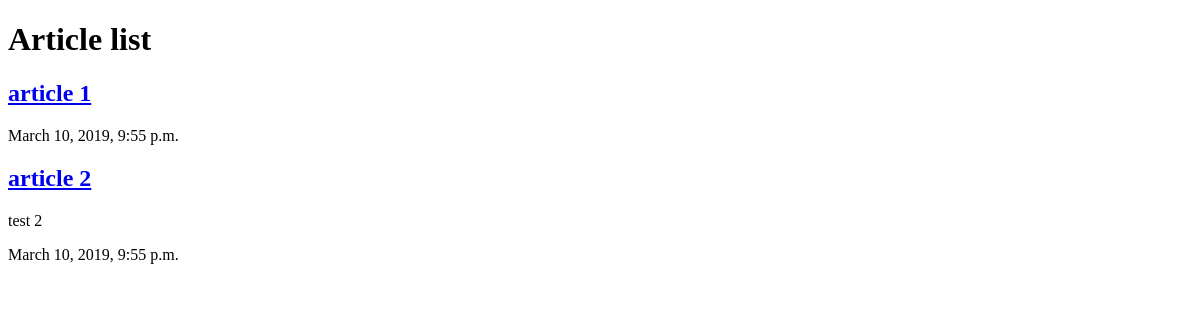
The page /articles/ on the database as committed earlier.
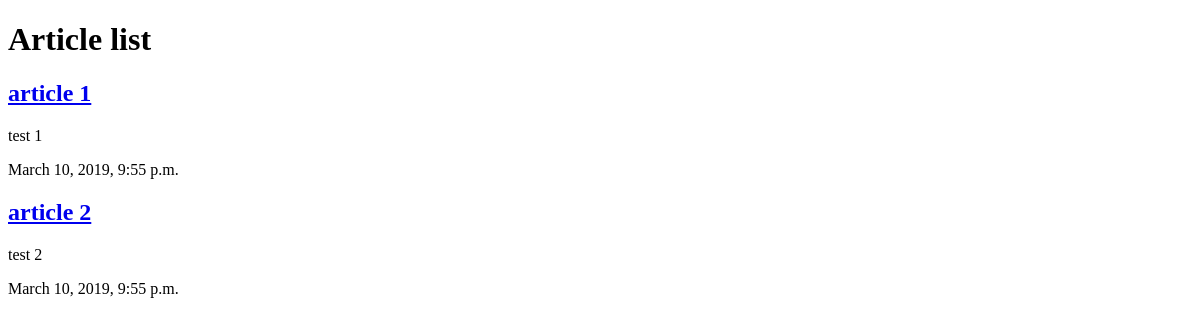
The same page on the database as committed later.
### articles/models.py (models this page shows, shortened)
class Article(models.Model):
    title = models.CharField(max_length = 100)
    slug = models.SlugField()
    body = models.TextField()
    date = models.DateTimeField(auto_now_add = True)

### articles/views.py (the view)
# urls.py: path('', views.article_list)
def article_list(request):
    articles = Article.objects.all()
    return render(request, 'articles/article_list.html', { 'articles': articles })

### articles/templates/articles/article_list.html (shortened to what this page needs)
<!DOCTYPE html>
<html lang="en">
<head>
</head>
<body>
    <h1>Article list</h1>
    <div class="articles">
        {% for article in articles %}
            <div class="article">
                <h2><a href="#">{{ article.title }}</a></h2>
                <p>{{ article.body }}</p>
                <p>{{ article.date }}</p>
            </div>
        {% endfor %}
    </div>
</body>
</html>

Rows that differ between the two databases and show on the page:
changed Article "article 1": body (not shown) → "test 1"
